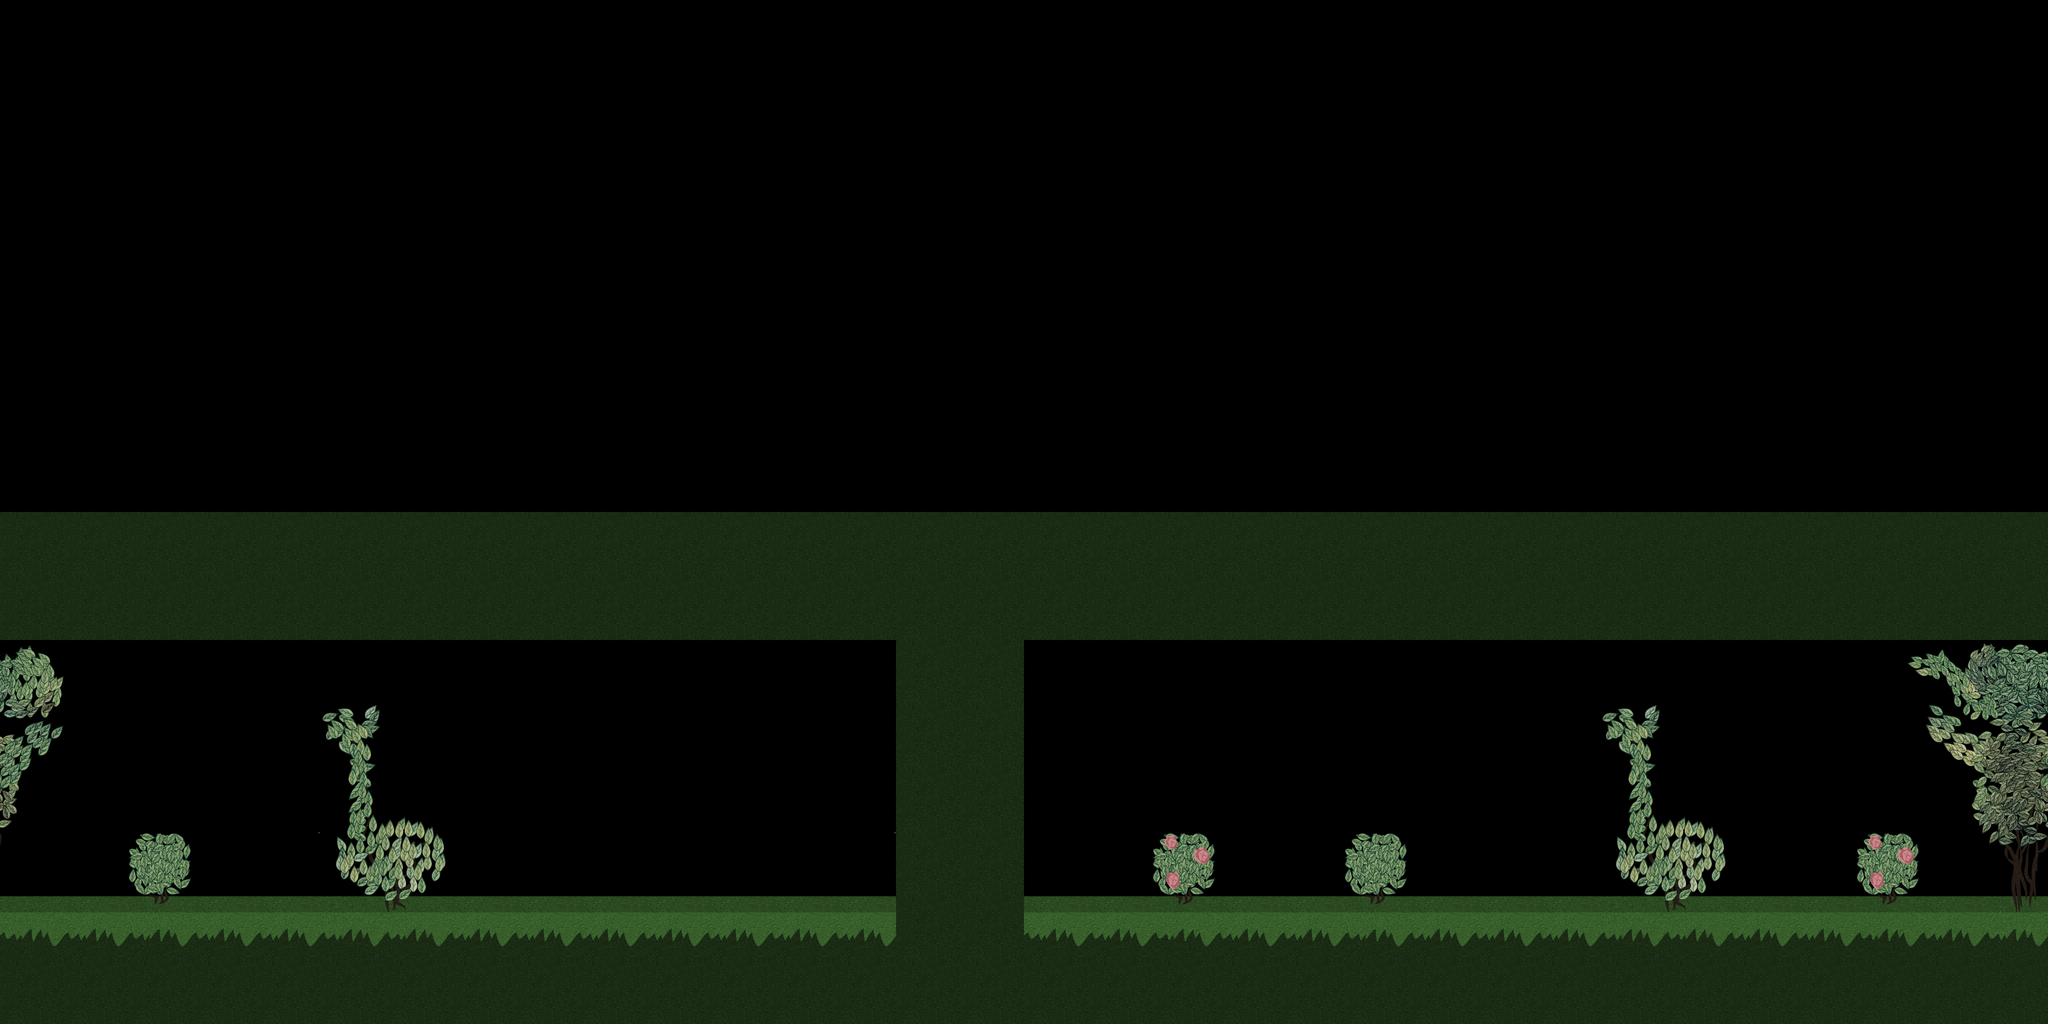

This game map was drawn from its Tiled (.tmx) file and the tilesets committed beside it. A one-line description and the trimmed map source follow:
An orthogonal 32x16 tile map with 128x128 px tiles, 1 tile layer (Tile Layer 1) and 2 objects (door, player_spawn).

<map version="1.0" orientation="orthogonal" width="32" height="16" tilewidth="128" tileheight="128">
 <properties>
  <property name="bgm" value="ost/hedgemaze.ogg" />
  <property name="parallax1" value="Background_Maze_Layer1.png" />
  <property name="parallax2" value="Background_Maze_Layer2.png" />
  <property name="parallax3" value="Background_Maze_Layer3.png" />
 </properties>
 <tileset firstgid="1" name="default" tilewidth="128" tileheight="128">
  <image source="HedgeMaze.png" width="1152" height="640" />
  <tile id="15">
   <properties>
    <property name="solid" value="true" />
   </properties>
  </tile>
  <tile id="16">
   <properties>
    <property name="solid" value="true" />
   </properties>
  </tile>
  <tile id="31">
   <properties>
    <property name="solid" value="true" />
   </properties>
  </tile>
  <tile id="32">
   <properties>
    <property name="solid" value="true" />
   </properties>
  </tile>
  <tile id="35">
   <properties>
    <property name="solid" value="true" />
   </properties>
  </tile>
  <tile id="37">
   <properties>
    <property name="solid" value="true" />
   </properties>
  </tile>
  <tile id="38">
   <properties>
    <property name="solid" value="true" />
   </properties>
  </tile>
  <tile id="39">
   <properties>
    <property name="solid" value="true" />
   </properties>
  </tile>
  <tile id="40">
   <properties>
    <property name="solid" value="true" />
   </properties>
  </tile>
 </tileset>
 <layer name="Tile Layer 1" width="32" height="16">
  <data>[512 cells, 264 non-empty, 30 distinct tile ids]</data>
 </layer>
 <objectgroup name="Object Layer 1" width="32" height="16">
  <object type="door" x="2048" y="1664" width="128" height="128" />
  <object type="player_spawn" x="1664" y="1664" width="128" height="128" />
 </objectgroup>
</map>
